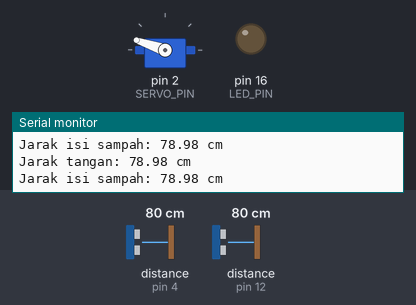
Simulated run of this sketch. Board: Arduino Uno, built with avr-gcc and run on an emulated ATmega328P. Parts: servo, output pins drawn as LEDs (lit = HIGH), the last lines printed to the serial monitor. Wiring (inferred from the names in the program): 2 × ultrasonic range finder: trigger pin 5, echo pin 4 / trigger pin 14, echo pin 12. The inputs (shaded band) are chosen by the test bench; at power-on: distance to the obstacle (sensors on pin 4, pin 12) 80 cm. The echo pulse lasts 58.3 µs per cm; pins used as bus, display or sensor lines are not drawn.

Above: at 1.2 s.
1.3 s: distance to the obstacle (sensor on pin 4) set to 12 cm
2.8 s: distance to the obstacle (sensor on pin 4) set to 9 cm
At 3.6 s:
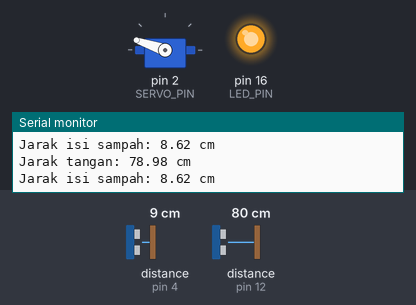
4.4 s: distance to the obstacle (sensor on pin 12) set to 51 cm
5.9 s: distance to the obstacle (sensor on pin 12) set to 41 cm
At 6.9 s:
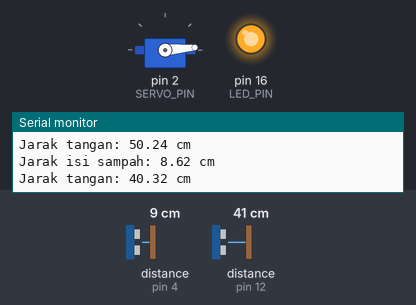
7.5 s: distance to the obstacle (sensor on pin 4) set to 18 cm
At 10.3 s:
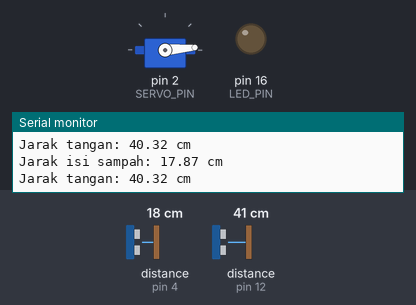
10.5 s: distance to the obstacle (sensor on pin 4) set to 2 cm
At 14.1 s:
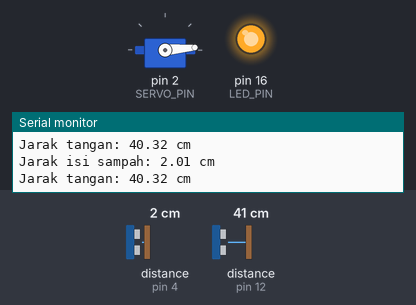
Timing chart, 0 to 14.5 s (numbered marks = the images above; inputs shaded):
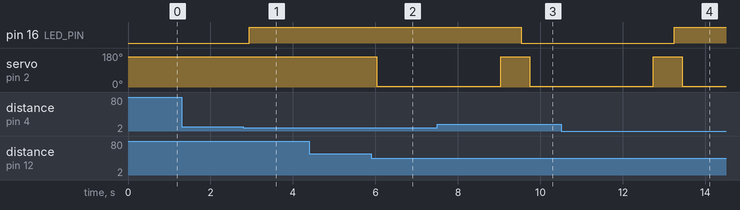

Measured:
- the behaviour switches between 11 and 10 cm on distance to the obstacle (sensor on pin 4) (found by bisection; images 0 and 1)
- the behaviour switches between 46 and 45 cm on distance to the obstacle (sensor on pin 12) (found by bisection; images 1 and 2)
- after the input at 2.8 s, pin 16 (LED_PIN): LOW → HIGH after 0.14 s
- after the input at 5.9 s, servo on pin 2 (SERVO_PIN): 161° → 5° after 0.13 s
- after the input at 7.5 s, pin 16 (LED_PIN): HIGH → LOW after 2.0 s
- after the input at 10.5 s, pin 16 (LED_PIN): LOW → HIGH after 2.7 s

The sketch:

sketch_jul12a.ino
```cpp
#include <Servo.h>

// Definisi pin sensor buka tutup
#define TRIG_PIN 14     // D5 - Sensor tangan (buka tutup)
#define ECHO_PIN 12     // D6

// Definisi pin sensor isi sampah
#define TRIG_PIN2 5     // D1 - Sensor isi sampah
#define ECHO_PIN2 4     // D2

#define SERVO_PIN 2     // D4
#define LED_PIN 16      // D0 - LED indikator sampah penuh

Servo tutupSampah;

void setup() {
  Serial.begin(9600);

  tutupSampah.attach(SERVO_PIN);
  tutupSampah.writeMicroseconds(2200);  // Tutup awal

  // Setup pin sensor tangan
  pinMode(TRIG_PIN, OUTPUT);
  pinMode(ECHO_PIN, INPUT);

  // Setup pin sensor isi sampah
  pinMode(TRIG_PIN2, OUTPUT);
  pinMode(ECHO_PIN2, INPUT);

  // Setup LED indikator
  pinMode(LED_PIN, OUTPUT);
  digitalWrite(LED_PIN, LOW);
}

void loop() {
  bacaSensorTangan();       // Sensor untuk buka tutup otomatis
  bacaSensorIsiSampah();    // Sensor untuk deteksi penuh
  delay(200);               // Delay siklus baca
}

// Fungsi untuk mendeteksi tangan (sensor 1)
void bacaSensorTangan() {
  long durasi;
  float jarak;

  digitalWrite(TRIG_PIN, LOW);
  delayMicroseconds(2);
  digitalWrite(TRIG_PIN, HIGH);
  delayMicroseconds(10);
  digitalWrite(TRIG_PIN, LOW);

  durasi = pulseIn(ECHO_PIN, HIGH, 30000);
  jarak = durasi * 0.034 / 2;

  Serial.print("Jarak tangan: ");
  Serial.print(jarak);
  Serial.println(" cm");

  if (jarak > 0 && jarak < 45) {
    tutupSampah.writeMicroseconds(600);  // Buka
    delay(3000);                         // Tunggu
    tutupSampah.writeMicroseconds(2200); // Tutup
    delay(500);                          // Stabilisasi
  }
}

// Fungsi untuk mendeteksi penuh (sensor 2)
void bacaSensorIsiSampah() {
  long durasi;
  float jarak;

  digitalWrite(TRIG_PIN2, LOW);
  delayMicroseconds(2);
  digitalWrite(TRIG_PIN2, HIGH);
  delayMicroseconds(10);
  digitalWrite(TRIG_PIN2, LOW);

  durasi = pulseIn(ECHO_PIN2, HIGH, 30000);
  jarak = durasi * 0.034 / 2;

  Serial.print("Jarak isi sampah: ");
  Serial.print(jarak);
  Serial.println(" cm");

  if (jarak <= 10) {
    digitalWrite(LED_PIN, HIGH);  // Sampah penuh
  } else {
    digitalWrite(LED_PIN, LOW);   // Masih kosong
  }
}
```
